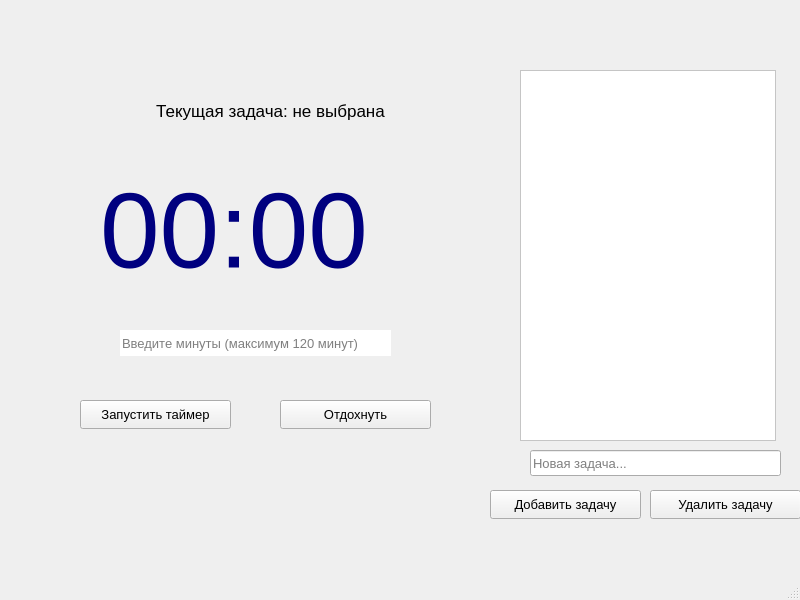
<?xml version="1.0" encoding="UTF-8"?>
<ui version="4.0">
 <class>MainWindow</class>
 <widget class="QMainWindow" name="MainWindow">
  <property name="geometry">
   <rect>
    <x>0</x>
    <y>0</y>
    <width>800</width>
    <height>600</height>
   </rect>
  </property>
  <property name="sizePolicy">
   <sizepolicy hsizetype="Fixed" vsizetype="Fixed">
    <horstretch>0</horstretch>
    <verstretch>0</verstretch>
   </sizepolicy>
  </property>
  <property name="minimumSize">
   <size>
    <width>800</width>
    <height>600</height>
   </size>
  </property>
  <property name="maximumSize">
   <size>
    <width>800</width>
    <height>600</height>
   </size>
  </property>
  <property name="font">
   <font>
    <pointsize>10</pointsize>
   </font>
  </property>
  <property name="windowTitle">
   <string>FocusIntegral </string>
  </property>
  <property name="autoFillBackground">
   <bool>false</bool>
  </property>
  <property name="styleSheet">
   <string notr="true"/>
  </property>
  <widget class="QWidget" name="centralwidget">
   <widget class="QListWidget" name="taskList">
    <property name="geometry">
     <rect>
      <x>520</x>
      <y>70</y>
      <width>256</width>
      <height>371</height>
     </rect>
    </property>
    <property name="styleSheet">
     <string notr="true">background-color: rgb(255, 255, 255);</string>
    </property>
   </widget>
   <widget class="QPushButton" name="startButton">
    <property name="geometry">
     <rect>
      <x>80</x>
      <y>400</y>
      <width>151</width>
      <height>29</height>
     </rect>
    </property>
    <property name="text">
     <string>Запустить таймер</string>
    </property>
   </widget>
   <widget class="QPushButton" name="deleteTaskButton">
    <property name="geometry">
     <rect>
      <x>650</x>
      <y>490</y>
      <width>151</width>
      <height>29</height>
     </rect>
    </property>
    <property name="text">
     <string>Удалить задачу</string>
    </property>
   </widget>
   <widget class="QLabel" name="label">
    <property name="geometry">
     <rect>
      <x>100</x>
      <y>130</y>
      <width>351</width>
      <height>201</height>
     </rect>
    </property>
    <property name="font">
     <font>
      <family>Arial</family>
      <pointsize>80</pointsize>
      <bold>false</bold>
      <underline>false</underline>
      <kerning>true</kerning>
     </font>
    </property>
    <property name="styleSheet">
     <string notr="true">color: rgb(0, 0, 127);</string>
    </property>
    <property name="frameShape">
     <enum>QFrame::Shape::NoFrame</enum>
    </property>
    <property name="text">
     <string>00:00</string>
    </property>
   </widget>
   <widget class="QLineEdit" name="taskInput">
    <property name="geometry">
     <rect>
      <x>530</x>
      <y>450</y>
      <width>251</width>
      <height>26</height>
     </rect>
    </property>
    <property name="placeholderText">
     <string>Новая задача...</string>
    </property>
   </widget>
   <widget class="QPushButton" name="restButton">
    <property name="geometry">
     <rect>
      <x>280</x>
      <y>400</y>
      <width>151</width>
      <height>29</height>
     </rect>
    </property>
    <property name="text">
     <string>Отдохнуть</string>
    </property>
   </widget>
   <widget class="QPushButton" name="addTaskButton">
    <property name="geometry">
     <rect>
      <x>490</x>
      <y>490</y>
      <width>151</width>
      <height>29</height>
     </rect>
    </property>
    <property name="text">
     <string>Добавить задачу</string>
    </property>
   </widget>
   <widget class="QLineEdit" name="lineEdit">
    <property name="geometry">
     <rect>
      <x>120</x>
      <y>330</y>
      <width>271</width>
      <height>26</height>
     </rect>
    </property>
    <property name="font">
     <font>
      <family>Arial</family>
      <pointsize>10</pointsize>
     </font>
    </property>
    <property name="layoutDirection">
     <enum>Qt::LayoutDirection::LeftToRight</enum>
    </property>
    <property name="autoFillBackground">
     <bool>false</bool>
    </property>
    <property name="frame">
     <bool>false</bool>
    </property>
    <property name="readOnly">
     <bool>false</bool>
    </property>
    <property name="placeholderText">
     <string>Введите минуты (максимум 120 минут)</string>
    </property>
   </widget>
   <widget class="QLabel" name="currentTaskLabel">
    <property name="geometry">
     <rect>
      <x>100</x>
      <y>90</y>
      <width>341</width>
      <height>41</height>
     </rect>
    </property>
    <property name="font">
     <font>
      <pointsize>13</pointsize>
     </font>
    </property>
    <property name="text">
     <string>Текущая задача: не выбрана</string>
    </property>
    <property name="alignment">
     <set>Qt::AlignmentFlag::AlignCenter</set>
    </property>
   </widget>
  </widget>
  <widget class="QMenuBar" name="menubar">
   <property name="geometry">
    <rect>
     <x>0</x>
     <y>0</y>
     <width>800</width>
     <height>28</height>
    </rect>
   </property>
  </widget>
  <widget class="QStatusBar" name="statusbar"/>
 </widget>
 <resources/>
 <connections/>
</ui>
